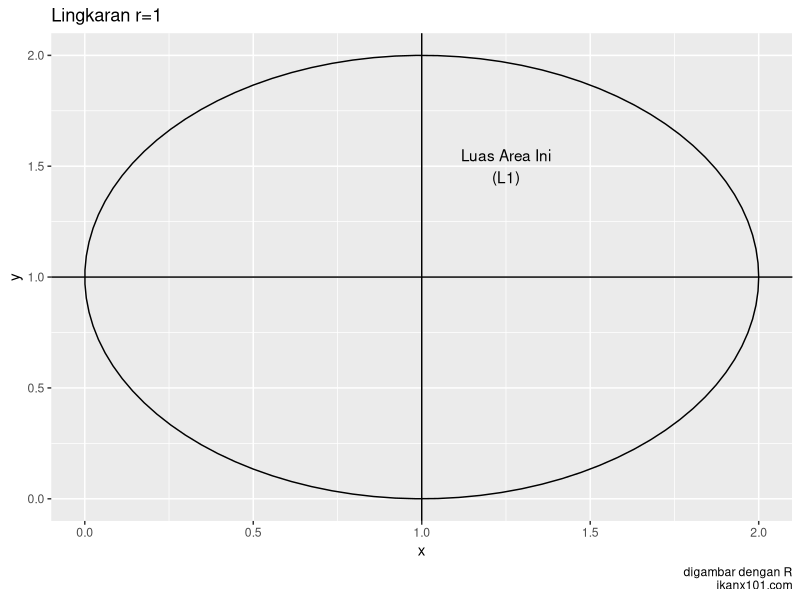
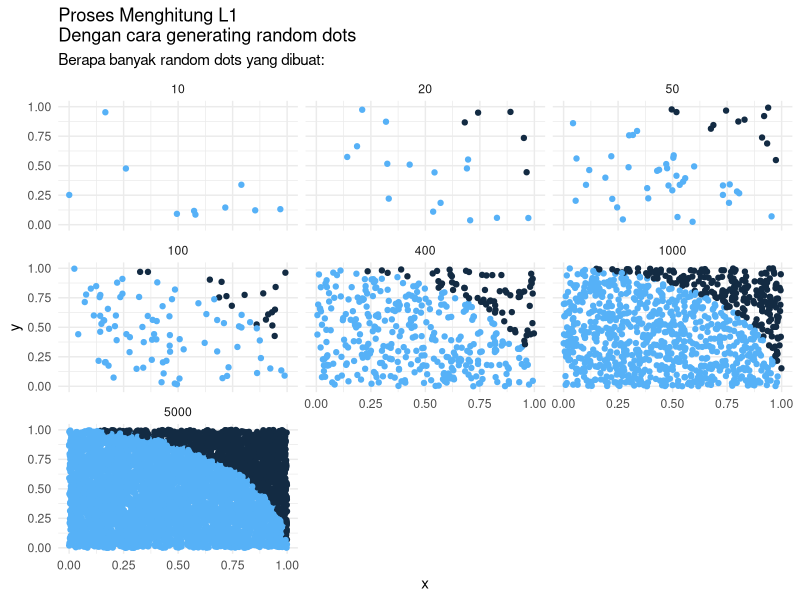
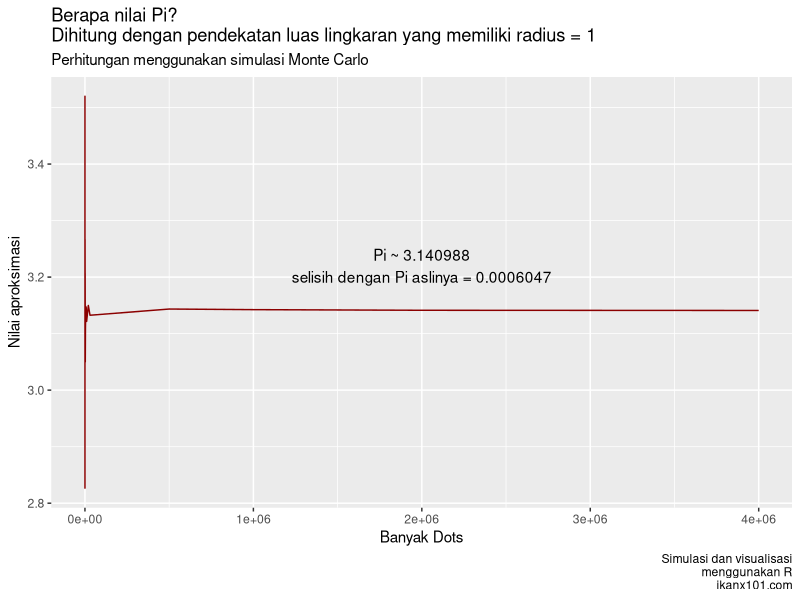

Generate these figures, in order, with R:
## ---- chunk 1
knitr::opts_chunk$set(echo = TRUE)
setwd("/cloud/project/_posts/Monte Carlo/Hitung Pi")

library(dplyr)
library(ggplot2)

rm(list=ls())
set.seed(10104074)
## ---- chunk 2
# gambar lingkaran
xc = 1
yc = 1
r = 1
ggplot() + annotate("path",
   x=xc+r*cos(seq(0,2*pi,length.out=100)),
   y=yc+r*sin(seq(0,2*pi,length.out=100))) +
   labs(title = "Lingkaran r=1",
        caption = "digambar dengan R\nikanx101.com") +
   annotate("text",
            x = 1.25,
            y = 1.5,
            label = "Luas Area Ini\n(L1)") +
  geom_vline(xintercept = 1) +
  geom_hline(yintercept = 1)
## ---- chunk 3
rm(list=ls())
# bikin fungsi utk generate data
  # lalu kita rbind
generate_sim = function(n){
  data = data.frame(
  x = runif(n),
  y = runif(n),
  iterasi = n
  ) %>%
  mutate(penanda = ifelse(x^2 + y^2 <= 1, 1, 0)) %>% distinct()
  return(data)
}

# sekarang kita bikin datasetnya
n_sim = c(10,20,50,100,400,1000,5000)

# kita mulai iterasinya
i = 1
data_sim = generate_sim(n_sim[i])

for(i in 2:length(n_sim)){
  temp = generate_sim(n_sim[i])
  data_sim = rbind(data_sim,temp)
}

# yuk kita bikin dulu titiknya
data_sim %>%
    ggplot(aes(x = x, y = y)) +
    geom_point(aes(color = penanda)) +
    facet_wrap(~iterasi) +
    theme_minimal() +
    labs(x = "x",
         y = "y",
         title = "Proses Menghitung L1\nDengan cara generating random dots",
         subtitle = "Berapa banyak random dots yang dibuat:") +
         theme(legend.position = "none")
## ---- chunk 4
hitung_pi = function(n){
  x = runif(n)
  y = runif(n)
  data = data.frame(x,y)
  data =
    data %>%
    mutate(jatuh = x^2 + y^2,
           ket = ifelse(jatuh <= 1, 1,0))
  return(4 * sum(data$ket)/n)
}

## ---- chunk 5
# saatnya simulasi
simulasi = data.frame(
  n = c(10,20,50,75,100,400,600,999,1100,2000,
        3000,5000,7500,10000,20000,30000,500000,
        1000000,2000000,4000000),
  pi = 0
)

simulasi$pi = sapply(simulasi$n,hitung_pi)
simulasi$beda = pi - simulasi$pi

simulasi %>%
    ggplot(aes(x = n,
               y = pi)) +
    geom_line(color = "darkred") +
    labs(title = "Berapa nilai Pi?\nDihitung dengan pendekatan luas lingkaran yang memiliki radius = 1",
        subtitle = "Perhitungan menggunakan simulasi Monte Carlo",
        caption = "Simulasi dan visualisasi\nmenggunakan R\nikanx101.com",
        x = "Banyak Dots",
        y = "Nilai aproksimasi") +
        annotate("text",
                 x = 2000000, 
                 y = 3.22, 
                 label = paste0("Pi ~ ",simulasi$pi[length(simulasi$n)],
                                "\nselisih dengan Pi aslinya = ",round(simulasi$beda[length(simulasi$n)],7))
                 )

